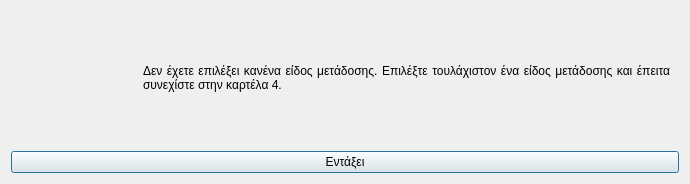
<?xml version="1.0" encoding="UTF-8"?>
<ui version="4.0">
 <class>Dialog</class>
 <widget class="QDialog" name="Dialog">
  <property name="geometry">
   <rect>
    <x>0</x>
    <y>0</y>
    <width>690</width>
    <height>184</height>
   </rect>
  </property>
  <property name="windowTitle">
   <string>Ελλιπή δεδομένα</string>
  </property>
  <property name="windowIcon">
   <iconset resource="../../../../icons.qrc">
    <normaloff>:/rest-windows/assets/images/rest-windows/information.png</normaloff>:/rest-windows/assets/images/rest-windows/information.png</iconset>
  </property>
  <layout class="QGridLayout" name="gridLayout">
   <item row="0" column="0">
    <widget class="QFrame" name="frame">
     <property name="styleSheet">
      <string notr="true">QFrame{border:0px;}</string>
     </property>
     <property name="frameShape">
      <enum>QFrame::StyledPanel</enum>
     </property>
     <property name="frameShadow">
      <enum>QFrame::Raised</enum>
     </property>
     <layout class="QHBoxLayout" name="horizontalLayout">
      <item>
       <widget class="QLabel" name="image_label">
        <property name="maximumSize">
         <size>
          <width>117</width>
          <height>117</height>
         </size>
        </property>
        <property name="text">
         <string/>
        </property>
        <property name="pixmap">
         <pixmap resource="../../../../icons.qrc">:/rest-windows/assets/images/rest-windows/information.png</pixmap>
        </property>
        <property name="scaledContents">
         <bool>true</bool>
        </property>
       </widget>
      </item>
      <item>
       <widget class="QLabel" name="label">
        <property name="text">
         <string>Δεν έχετε επιλέξει κανένα είδος μετάδοσης. Επιλέξτε τουλάχιστον ένα είδος μετάδοσης και έπειτα συνεχίστε στην καρτέλα 4.</string>
        </property>
        <property name="alignment">
         <set>Qt::AlignJustify|Qt::AlignVCenter</set>
        </property>
        <property name="wordWrap">
         <bool>true</bool>
        </property>
       </widget>
      </item>
     </layout>
    </widget>
   </item>
   <item row="1" column="0">
    <widget class="QPushButton" name="ok">
     <property name="text">
      <string>Εντάξει</string>
     </property>
     <property name="icon">
      <iconset resource="../../../../icons.qrc">
       <normaloff>:/rest-windows/assets/images/rest-windows/ok.png</normaloff>:/rest-windows/assets/images/rest-windows/ok.png</iconset>
     </property>
    </widget>
   </item>
  </layout>
 </widget>
 <tabstops>
  <tabstop>ok</tabstop>
 </tabstops>
 <resources>
  <include location="../../../../icons.qrc"/>
  <include location="../../../../icons.qrc"/>
  <include location="../../../../icons.qrc"/>
  <include location="../../../../icons.qrc"/>
  <include location="../../../../icons.qrc"/>
 </resources>
 <connections/>
</ui>
